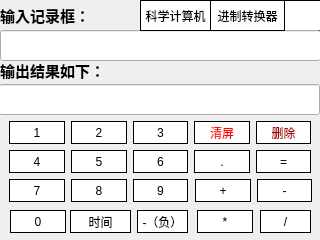
<?xml version="1.0" encoding="UTF-8"?>
<ui version="4.0">
 <class>Widget</class>
 <widget class="QWidget" name="Widget">
  <property name="geometry">
   <rect>
    <x>0</x>
    <y>0</y>
    <width>320</width>
    <height>240</height>
   </rect>
  </property>
  <property name="windowTitle">
   <string>Widget</string>
  </property>
  <property name="styleSheet">
   <string notr="true">QWidget{
background-image: url(:/picture/1.jpg);

}
QPushButton{
min-height:3px;
border:1px solid black;
color:blacl;
background-color:white;
}</string>
  </property>
  <widget class="QPushButton" name="pushButton">
   <property name="geometry">
    <rect>
     <x>9</x>
     <y>121</y>
     <width>56</width>
     <height>23</height>
    </rect>
   </property>
   <property name="text">
    <string>1</string>
   </property>
  </widget>
  <widget class="QPushButton" name="pushButton_2">
   <property name="geometry">
    <rect>
     <x>71</x>
     <y>121</y>
     <width>56</width>
     <height>23</height>
    </rect>
   </property>
   <property name="text">
    <string>2</string>
   </property>
  </widget>
  <widget class="QPushButton" name="pushButton_3">
   <property name="geometry">
    <rect>
     <x>133</x>
     <y>121</y>
     <width>55</width>
     <height>23</height>
    </rect>
   </property>
   <property name="text">
    <string>3</string>
   </property>
  </widget>
  <widget class="QPushButton" name="pushButton_4">
   <property name="geometry">
    <rect>
     <x>9</x>
     <y>150</y>
     <width>56</width>
     <height>23</height>
    </rect>
   </property>
   <property name="text">
    <string>4</string>
   </property>
  </widget>
  <widget class="QPushButton" name="pushButton_5">
   <property name="geometry">
    <rect>
     <x>71</x>
     <y>150</y>
     <width>56</width>
     <height>23</height>
    </rect>
   </property>
   <property name="text">
    <string>5</string>
   </property>
  </widget>
  <widget class="QPushButton" name="pushButton_6">
   <property name="geometry">
    <rect>
     <x>133</x>
     <y>150</y>
     <width>55</width>
     <height>23</height>
    </rect>
   </property>
   <property name="text">
    <string>6</string>
   </property>
  </widget>
  <widget class="QPushButton" name="pushButton_7">
   <property name="geometry">
    <rect>
     <x>9</x>
     <y>179</y>
     <width>56</width>
     <height>23</height>
    </rect>
   </property>
   <property name="text">
    <string>7</string>
   </property>
  </widget>
  <widget class="QPushButton" name="pushButton_8">
   <property name="geometry">
    <rect>
     <x>71</x>
     <y>179</y>
     <width>56</width>
     <height>23</height>
    </rect>
   </property>
   <property name="text">
    <string>8</string>
   </property>
  </widget>
  <widget class="QPushButton" name="pushButton_9">
   <property name="geometry">
    <rect>
     <x>133</x>
     <y>179</y>
     <width>55</width>
     <height>23</height>
    </rect>
   </property>
   <property name="text">
    <string>9</string>
   </property>
  </widget>
  <widget class="QPushButton" name="pushButton_10">
   <property name="geometry">
    <rect>
     <x>10</x>
     <y>210</y>
     <width>56</width>
     <height>23</height>
    </rect>
   </property>
   <property name="text">
    <string>0</string>
   </property>
  </widget>
  <widget class="QPushButton" name="pushButton_point">
   <property name="geometry">
    <rect>
     <x>194</x>
     <y>150</y>
     <width>56</width>
     <height>23</height>
    </rect>
   </property>
   <property name="text">
    <string>.</string>
   </property>
  </widget>
  <widget class="QPushButton" name="pushButton_multiply">
   <property name="geometry">
    <rect>
     <x>197</x>
     <y>210</y>
     <width>56</width>
     <height>23</height>
    </rect>
   </property>
   <property name="text">
    <string>*</string>
   </property>
  </widget>
  <widget class="QPushButton" name="pushButton_close">
   <property name="geometry">
    <rect>
     <x>280</x>
     <y>0</y>
     <width>41</width>
     <height>31</height>
    </rect>
   </property>
   <property name="styleSheet">
    <string notr="true">border-image: url(:/Desktop/close.jpg);
border-image: url(:/picture/close.jpg);</string>
   </property>
   <property name="text">
    <string/>
   </property>
  </widget>
  <widget class="QPushButton" name="pushButton_clean">
   <property name="geometry">
    <rect>
     <x>194</x>
     <y>121</y>
     <width>56</width>
     <height>23</height>
    </rect>
   </property>
   <property name="styleSheet">
    <string notr="true">color: rgb(255, 0, 0);</string>
   </property>
   <property name="text">
    <string>清屏</string>
   </property>
  </widget>
  <widget class="QLineEdit" name="lineEdit_2">
   <property name="geometry">
    <rect>
     <x>-1</x>
     <y>84</y>
     <width>321</width>
     <height>31</height>
    </rect>
   </property>
   <property name="styleSheet">
    <string notr="true">color: rgb(85, 85, 255);
font: 75 14pt &quot;Aharoni&quot;;</string>
   </property>
  </widget>
  <widget class="QLabel" name="label">
   <property name="geometry">
    <rect>
     <x>0</x>
     <y>0</y>
     <width>171</width>
     <height>31</height>
    </rect>
   </property>
   <property name="font">
    <font>
     <family>楷体</family>
     <pointsize>11</pointsize>
     <weight>75</weight>
     <bold>true</bold>
    </font>
   </property>
   <property name="text">
    <string>输入记录框：</string>
   </property>
   <property name="wordWrap">
    <bool>true</bool>
   </property>
   <property name="indent">
    <number>-2</number>
   </property>
   <property name="openExternalLinks">
    <bool>true</bool>
   </property>
  </widget>
  <widget class="QPushButton" name="pushButton_delete">
   <property name="geometry">
    <rect>
     <x>256</x>
     <y>121</y>
     <width>55</width>
     <height>23</height>
    </rect>
   </property>
   <property name="styleSheet">
    <string notr="true">color: rgb(170, 0, 0);</string>
   </property>
   <property name="text">
    <string>删除</string>
   </property>
  </widget>
  <widget class="QPushButton" name="pushButton_equal">
   <property name="geometry">
    <rect>
     <x>256</x>
     <y>150</y>
     <width>55</width>
     <height>23</height>
    </rect>
   </property>
   <property name="text">
    <string>=</string>
   </property>
  </widget>
  <widget class="QPushButton" name="pushButton_subtract">
   <property name="geometry">
    <rect>
     <x>257</x>
     <y>179</y>
     <width>55</width>
     <height>23</height>
    </rect>
   </property>
   <property name="text">
    <string>-</string>
   </property>
  </widget>
  <widget class="QPushButton" name="pushButton_divide">
   <property name="geometry">
    <rect>
     <x>260</x>
     <y>210</y>
     <width>51</width>
     <height>23</height>
    </rect>
   </property>
   <property name="text">
    <string>/</string>
   </property>
  </widget>
  <widget class="QLabel" name="label_2">
   <property name="geometry">
    <rect>
     <x>0</x>
     <y>60</y>
     <width>331</width>
     <height>21</height>
    </rect>
   </property>
   <property name="font">
    <font>
     <family>楷体</family>
     <pointsize>11</pointsize>
     <weight>75</weight>
     <bold>true</bold>
    </font>
   </property>
   <property name="text">
    <string>输出结果如下：</string>
   </property>
   <property name="wordWrap">
    <bool>true</bool>
   </property>
   <property name="indent">
    <number>-2</number>
   </property>
   <property name="openExternalLinks">
    <bool>true</bool>
   </property>
  </widget>
  <widget class="QPushButton" name="pushButton_Add">
   <property name="geometry">
    <rect>
     <x>195</x>
     <y>179</y>
     <width>56</width>
     <height>23</height>
    </rect>
   </property>
   <property name="text">
    <string>+</string>
   </property>
  </widget>
  <widget class="QLineEdit" name="lineEdit">
   <property name="geometry">
    <rect>
     <x>0</x>
     <y>30</y>
     <width>321</width>
     <height>31</height>
    </rect>
   </property>
   <property name="styleSheet">
    <string notr="true">color: rgb(85, 85, 255);
font: 75 14pt &quot;Aharoni&quot;;</string>
   </property>
  </widget>
  <widget class="QPushButton" name="pushButton_time">
   <property name="geometry">
    <rect>
     <x>70</x>
     <y>210</y>
     <width>61</width>
     <height>23</height>
    </rect>
   </property>
   <property name="text">
    <string>时间</string>
   </property>
  </widget>
  <widget class="QPushButton" name="pushButton_11">
   <property name="geometry">
    <rect>
     <x>137</x>
     <y>210</y>
     <width>51</width>
     <height>23</height>
    </rect>
   </property>
   <property name="text">
    <string>-（负）</string>
   </property>
  </widget>
  <widget class="QPushButton" name="pushButton_SCIENCE">
   <property name="geometry">
    <rect>
     <x>140</x>
     <y>0</y>
     <width>71</width>
     <height>31</height>
    </rect>
   </property>
   <property name="text">
    <string>科学计算机</string>
   </property>
  </widget>
  <widget class="QPushButton" name="pushButton_JINZHI">
   <property name="geometry">
    <rect>
     <x>210</x>
     <y>0</y>
     <width>75</width>
     <height>31</height>
    </rect>
   </property>
   <property name="text">
    <string>进制转换器</string>
   </property>
  </widget>
 </widget>
 <layoutdefault spacing="6" margin="11"/>
 <resources/>
 <connections>
  <connection>
   <sender>pushButton_close</sender>
   <signal>clicked()</signal>
   <receiver>Widget</receiver>
   <slot>close()</slot>
   <hints>
    <hint type="sourcelabel">
     <x>427</x>
     <y>224</y>
    </hint>
    <hint type="destinationlabel">
     <x>246</x>
     <y>165</y>
    </hint>
   </hints>
  </connection>
 </connections>
</ui>
